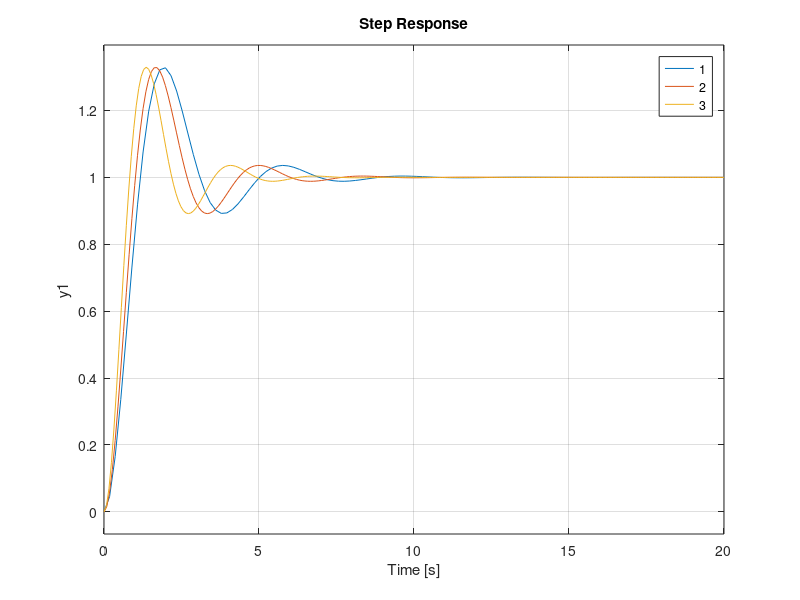
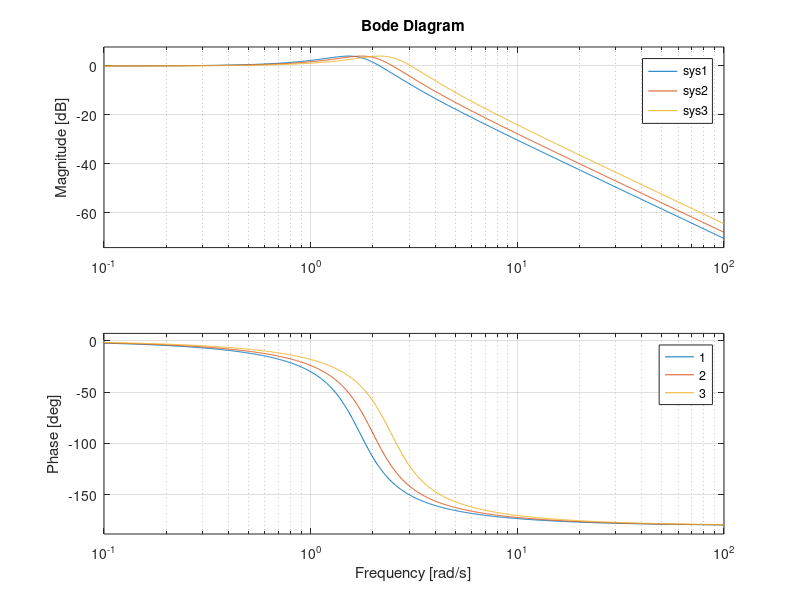
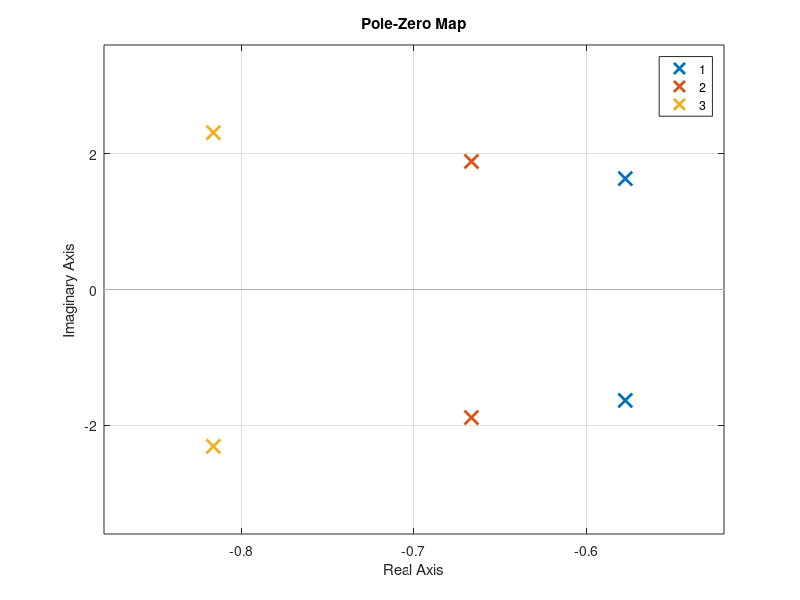

MATLAB code for these plots, in order:
num = [1]
den1 = [1/3, 2/3/sqrt(3), 1]
den2 = [1/4, 2/3/sqrt(4), 1]
den3 = [1/6, 2/3/sqrt(6), 1]

sys1 = tf(num, den1)
sys2 = tf(num, den2)
sys3 = tf(num, den3)

figure
step(sys1, sys2, sys3)
legend("1", "2", "3")
grid on

figure
bode(sys1, sys2, sys3)
legend("1", "2", "3")
grid on

figure
pzmap(sys1, sys2, sys3)
legend("1", "2", "3")
grid on
